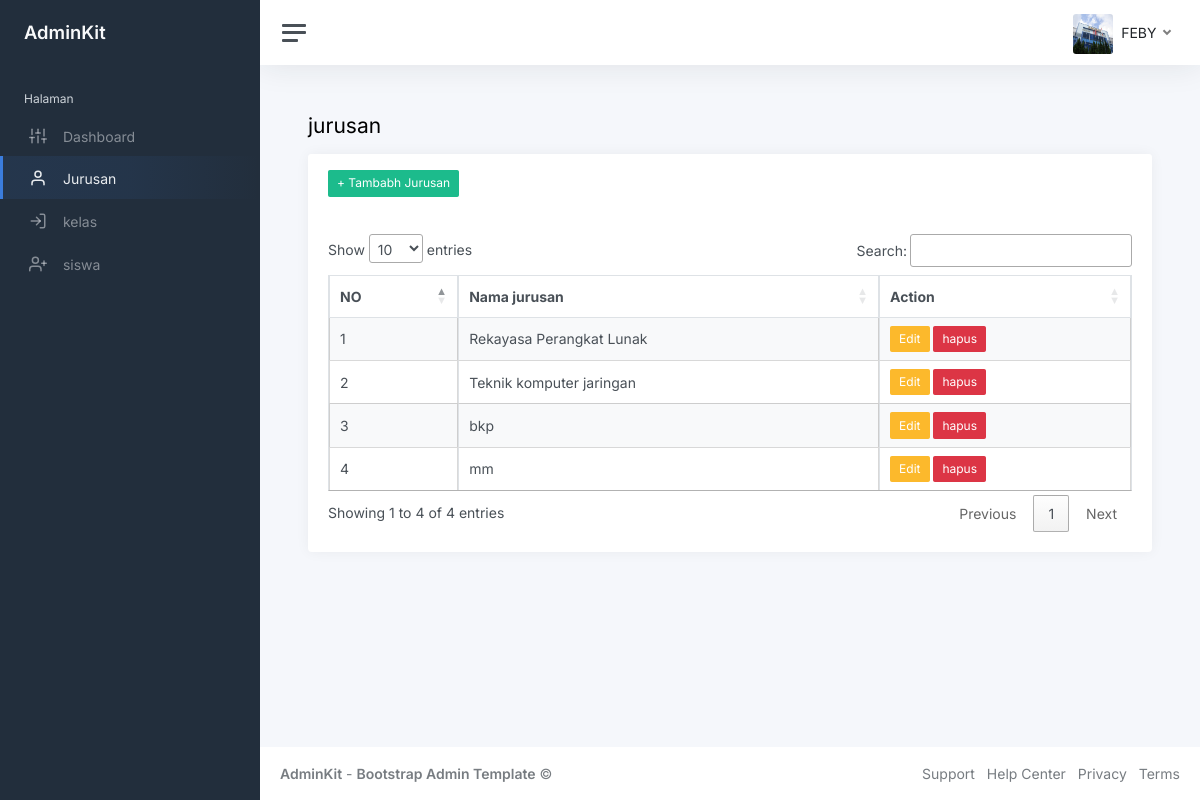
Page /index.php?page=jurusan (signed in) on the committed database.
### tables this page shows
CREATE TABLE `jurusan` (
  `id_jurusan` int(11) NOT NULL,
  `nm_jurusan` varchar(50) NOT NULL
);

### jurusan.php (the view, shortened to what this page needs)
<h1 class="h3 mb-3">jurusan</h1>
					<div class="row">
						<div class="col-12">
							<div class="card flex-fill-fill">
								<div class="card-header">
									<a href="?page=tambah-jurusan" class="btn btn-success btn-sm">+ Tambabh Jurusan</a>
								</div>
								<div class="card-body">
									<table class="table table-bordered table-striped table-hover cell-border" id="jurusan" >
										<thead>
											<tr>
												<th>NO</th>
												<th>Nama jurusan</th>
												<th>Action</th>
											</tr>
										</thead>
										<tbody>
											<?php
                                            $i = 1;
                                            $query = mysqli_query($koneksi,"SELECT * FROM jurusan");
                                            while ($data =mysqli_fetch_array($query)) {
                                                 ?>
                                                 <tr>
												<td><?php echo $i ?></td>
												<td><?php echo $data['nm_jurusan']?></td>
												<td>
													<a href="?page=edit-jurusan&id=<?php echo $data['id_jurusan']?>" class="btn btn-warning btn-sm">Edit</a>
													<a href="?page=hapus-jurusan&id=<?php echo $data['id_jurusan']?>" class="btn btn-danger btn-sm">hapus</a>
												</td>
											</tr>
                                                 <?php
                                                 $i++;
                                            }
                                            ?>
										</tbody>
									</table>
								</div>
							</div>
						</div>
					</div>

### rows in the picture
jurusan: nm_jurusan "Rekayasa Perangkat Lunak"
jurusan: nm_jurusan "Teknik komputer jaringan"
jurusan: nm_jurusan "bkp"
jurusan: nm_jurusan "mm"

### other values in the picture
$_SESSION['user']['nama'] "FEBY"
